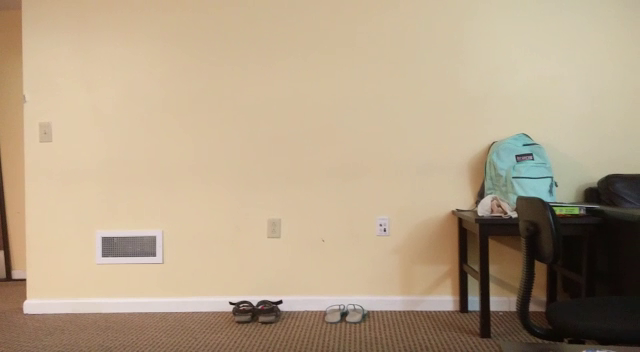
#> input picture frame 28 of Experiment.mp4, 640 x 352 px
$ python Image_processing.py   (older library calls are emulated)
#> lines starting #> are read from the running program, lines starting #| are printed output that depends on the picture


import cv2
import numpy as np
from skimage.filters import threshold_otsu
from skimage.measure import *
from PIL import *


def Do_image_processing():

    img_counter =0

    capture_counter = 200
    do_subtraction = False
    avg_count = 4
    avg_image_counter = avg_count #takes averrage of those many images.
    path = "C:\\Users\\ketan\\PycharmProjects\\untitled\\ssup\\Experiment.mp4"
    Vid = cv2.VideoCapture(path)

    forthefirsttime = True
    structural_el = np.ones((5,5),np.float)
    i=0
    MINArea=5000
    SECONDS=1

    while (Vid.isOpened()):

        _,camera_image = Vid.read()
#> camera_image is the input picture: shape (352, 640, 3); mean B, G, R 136.1, 161.8, 180.5
        print(i)
        img_height, img_width, img_channels = camera_image.shape
#> img_height = 352; img_width = 640; img_channels = 3

        if forthefirsttime:
            """
            we need to run this if statement only once to get the height and width of the image
            """
            img_height, img_width, img_channels = camera_image.shape
            avfg_img = np.zeros((img_height, img_width), dtype=np.float)
            background_model = np.zeros((img_height, img_width), dtype=np.float)
            forthefirsttime = False


        #converting image to grayscale
        b_lab_image = cv2.cvtColor(camera_image, cv2.COLOR_BGR2GRAY)
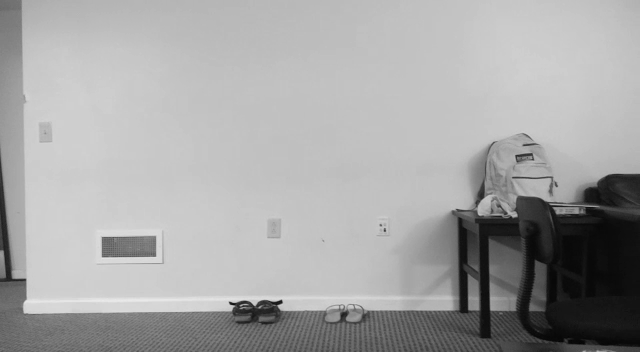
#> b_lab_image: shape (352, 640); min 4, max 234, mean 164.4

        #convert image from uint8 to floating point
        b_lab_image = scaletofloat(b_lab_image)


        if do_subtraction:
            """
            code for backround subtraction
            """
            #background subtracted image
            back_sub = cv2.absdiff(b_lab_image,background_model)

            #finding the threshold to binarize the image
            thresh = threshold_otsu(back_sub)


            #binarizing it
            ret, back_sub_binary = cv2.threshold(back_sub,thresh,1,cv2.THRESH_BINARY)


            #doing im open to remove unwanted noise
            imopen_image = cv2.morphologyEx(back_sub_binary, cv2.MORPH_OPEN, structural_el)


            #finding region in an image
            Bwlabel,num_regions =label(imopen_image, neighbors=None, background=0, return_num=True, connectivity=2)

            #print(num_regions)
            Area_region = regionprops(Bwlabel, intensity_image= None, cache=True)

            bbox_ccordinates=[]
            for labels in range (1,num_regions):
                if Area_region[labels].area >MINArea:
                    bbox_ccordinates.append(Area_region[labels].bbox)


            for points in bbox_ccordinates:
                cv2.rectangle(camera_image,(points[0],points[1]),(points[2],points[3]),(0,255,0),3)

            #print(bbox_ccordinates)


            cv2.imshow('back_image',camera_image)


            cv2.waitKey(SECONDS)


        if i > avg_image_counter:
            """
            add avg_image_counter images, take their average and that will be the background model
            """

            avg_image_counter -=1
            avfg_img= cv2.add(avfg_img,b_lab_image)


            if avg_image_counter == 0:

                do_subtraction = True
                avg_image_counter =avg_count
                background_model = avfg_img / avg_count
                #cv2.imshow('hey', background_model)
                #cv2.waitKey(4)
                avfg_img = np.zeros((img_height, img_width), dtype=float)
        i+=1

    img_save = cv2.cvtColor(camera_image, cv2.COLOR_BGR2GRAY)
    img_name = "opencv_frame_{}.png".format(img_counter)
    cv2.imwrite(img_name, img_save)
    print("{} written!".format(img_name))
    camera_image.release()

    cv2.destroyAllWindows()


def scaletofloat(img):
    pixelmin = np.min(img.ravel())
#> pixelmin = 4
    pixelmax = np.max(img.ravel())
#> pixelmax = 234
    rt = (img.astype('float') - pixelmin) / (pixelmax - pixelmin)
    return rt


def main():
    Do_image_processing()

if __name__=='__main__':
    main()

$ run again, starting later in the video
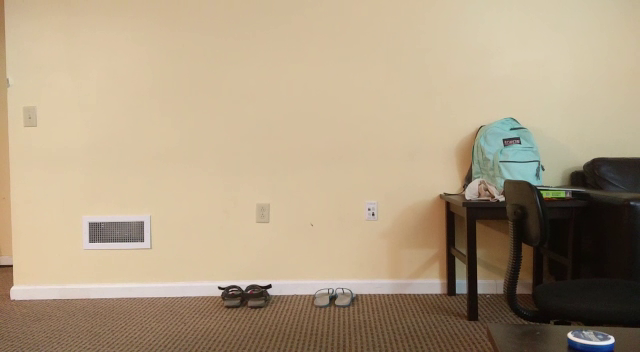
#> input picture frame 127 of Experiment.mp4, 640 x 352 px
#> in Do_image_processing, camera_image is the input picture: shape (352, 640, 3); mean B, G, R 131.4, 157.5, 175.2
#> in Do_image_processing, `b_lab_image = cv2.cvtColor(camera_image, cv2.COLOR_BGR2GRAY)`:
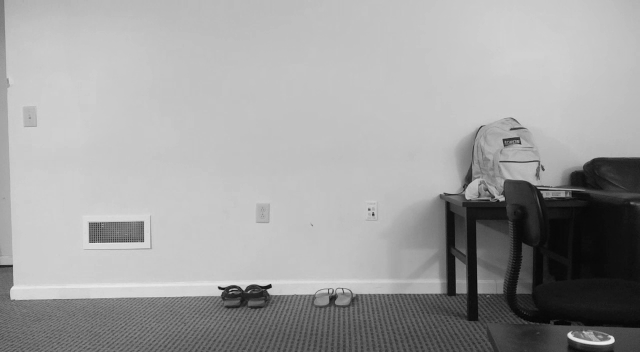
#> b_lab_image: shape (352, 640); min 4, max 239, mean 159.7
#> pixelmin = 4
#> pixelmax = 239

$ run again, starting later in the video
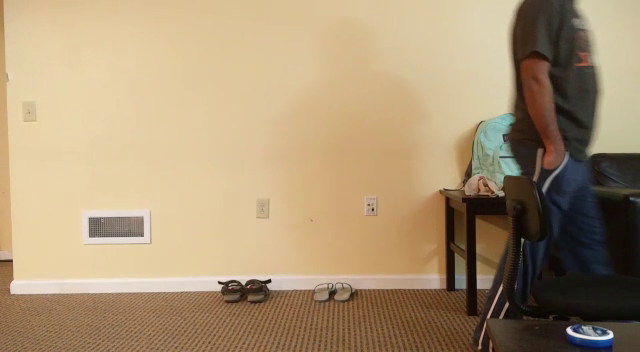
#> input picture frame 227 of Experiment.mp4, 640 x 352 px
#> in Do_image_processing, camera_image is the input picture: shape (352, 640, 3); mean B, G, R 117, 148.5, 170.4
#> in Do_image_processing, `b_lab_image = cv2.cvtColor(camera_image, cv2.COLOR_BGR2GRAY)`:
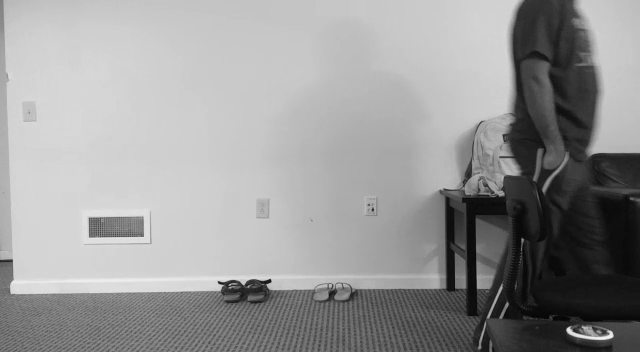
#> b_lab_image: shape (352, 640); min 3, max 242, mean 151.4
#> pixelmin = 3
#> pixelmax = 242
